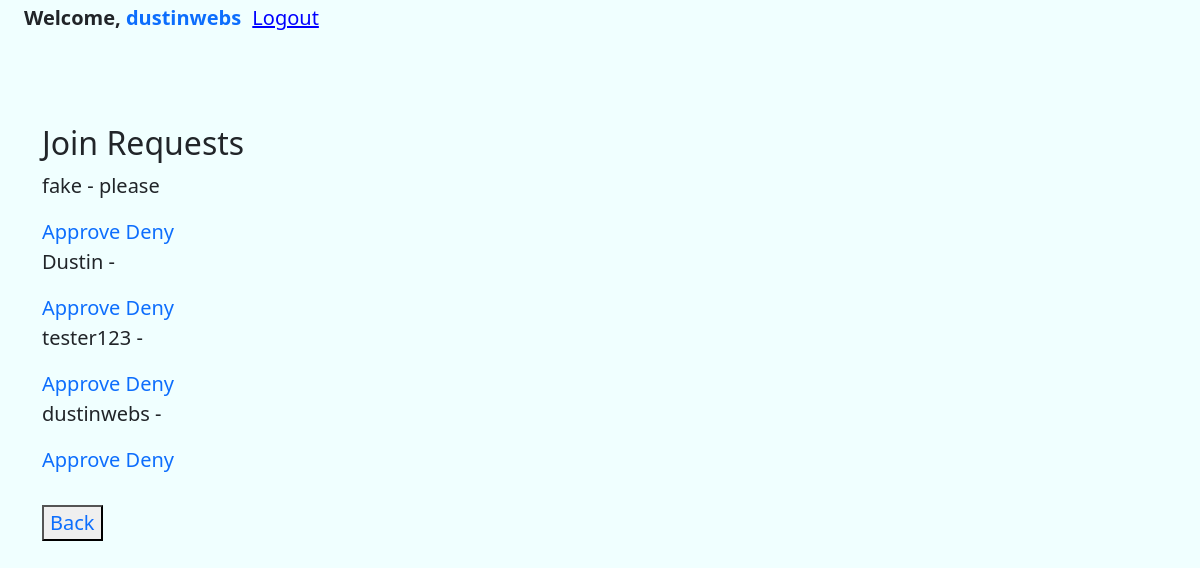
Screenshot of /manage-requests/ (signed in) with the database file from the repository.
### core/models.py (models this page shows)
class JoinRequest(models.Model):
    user = models.ForeignKey(User, on_delete=models.CASCADE)
    church = models.ForeignKey(Church, on_delete=models.CASCADE)
    message = models.TextField(blank=True)
    approved = models.BooleanField(null=True)  # None = pending
    created = models.DateTimeField(auto_now_add=True)

### core/views.py (the view)
# urls.py: path('manage-requests/', views.manage_join_requests, name='manage_requests'),
@login_required
def manage_join_requests(request):
    church_id = request.session.get('church_id')
    church = get_object_or_404(Church, id=church_id)
    if not is_church_admin(request.user, church):
        return redirect('user_dashboard')
    requests = JoinRequest.objects.filter(church=church, approved=None)
    return render(request, 'manage_requests.html', {
        'requests': requests,
        'church': church,
    })

### core/utils.py (called while the page is built)
def is_church_admin(user, church):
    return (
        user.is_superuser or
        ChurchUser.objects.filter(
            user=user,
            church=church,
            role='admin'
        ).exists()
    )

### core/templates/manage_requests.html
{% extends 'base.html' %}
{% load static %}
{% block content %}
<h2>Join Requests</h2>
{% for req in requests %}
    <p>{{ req.user.username }} - {{ req.message }}</p>
    <a href="{% url 'handle_request' req.id 'approve' %}">Approve</a>
    <a href="{% url 'handle_request' req.id 'deny' %}">Deny</a>
{% empty %}
    <p>No pending requests</p>
{% endfor %}
<br><br>
<button ><a href="{% url 'church_dashboard' %}">Back</a></button>
{% endblock %}

### core/templates/base.html (shortened to what this page needs)
{% load static %}
<html lang="en">
<head>
    <link href="https://cdn.jsdelivr.net/npm/bootstrap@5.3.8/dist/css/bootstrap.min.css" rel="stylesheet">
    <link rel="stylesheet" href="{% static 'css/main.css' %}">
    <b class="welcome">
        {% if user.is_authenticated %}
            <span>Welcome, <a href="{% url 'user_dashboard' %}">{{ user.username }}</a></span>
        <form method="post" action="{% url 'logout' %}" style="display:inline;">
            <button type="submit" style="background:none; border:none; color:blue; text-decoration:underline; cursor:pointer;">
                Logout
            </button>
        </form>
        {% else %}
            {% if request.resolver_match.url_name == 'login' %}
                <a href="{% url 'signup' %}">Sign up</a>
            {% else %}
                <a href="{% url 'login' %}">Login</a>
            {% endif %}
        {% endif %}
    </b>
</head>
<body class="body" name="body">
    <br><br><br>
<div class="container container-sm">
    {% block content %}
    {% endblock %}
</div>
</body>
</html>

### static/css/main.css (style rules this page uses)
html { height: 100%; }
body { background-color: azure; font-size: 20px; min-height: 100%; display: flex; flex-direction: column; }
a { text-decoration: none; }
.welcome { margin-left: 2%; margin-top: .2%; }

### rows the page displays
JoinRequest: user.username "fake", message "please"
JoinRequest: user.username "Dustin"
JoinRequest: user.username "tester123"
JoinRequest: user.username "dustinwebs"

### other values shown
{{ user.username }} "dustinwebs"
